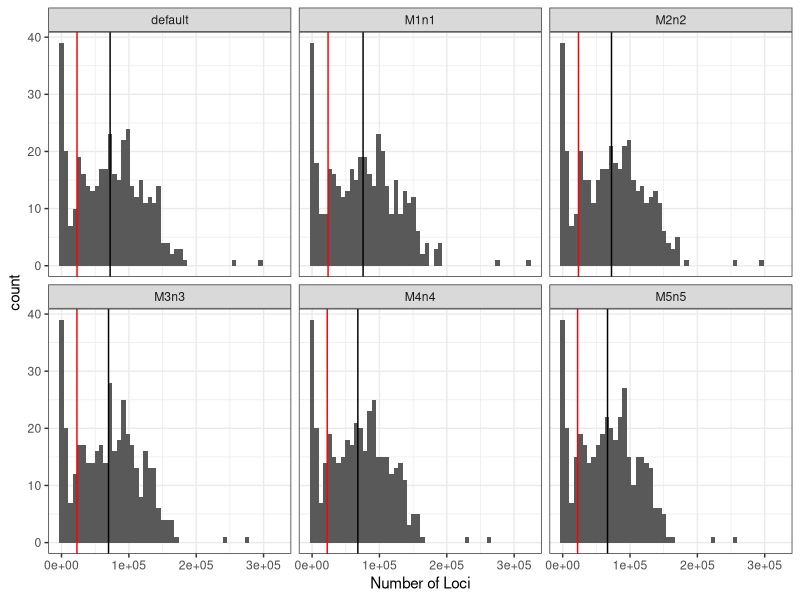
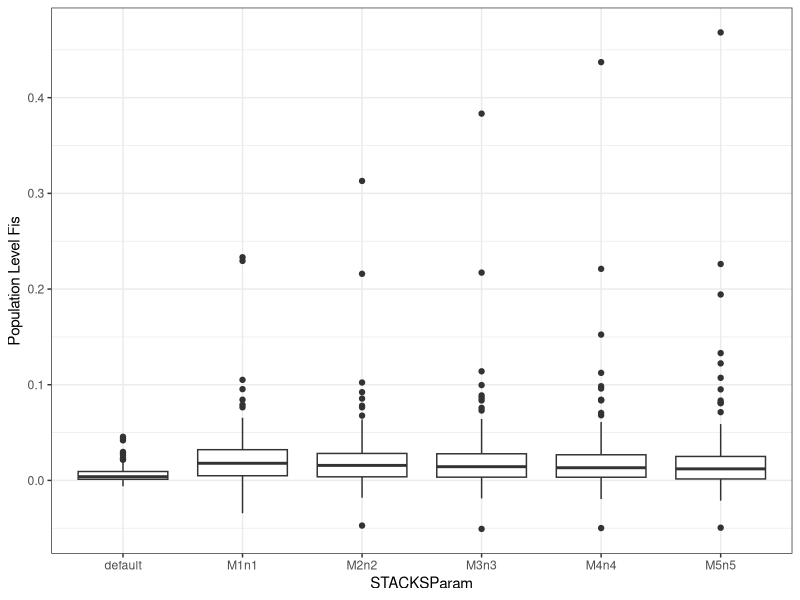
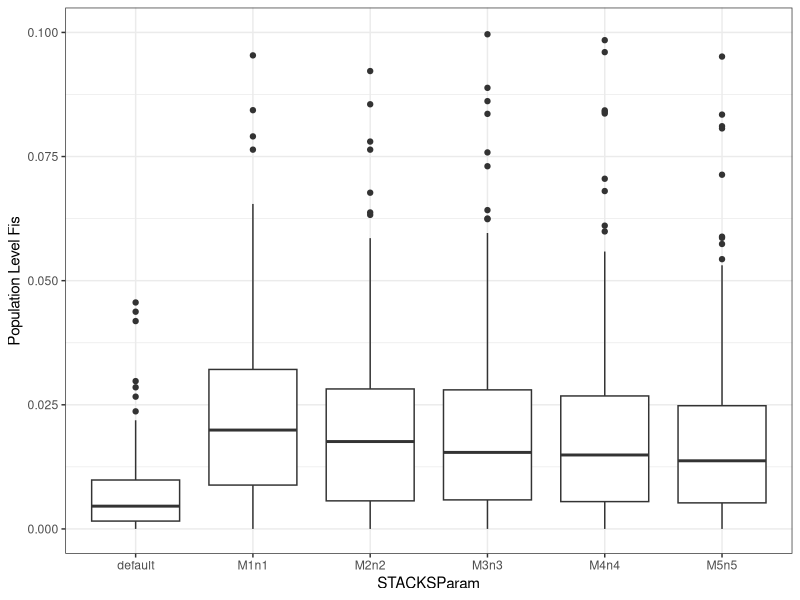

Source code (R) for these figures, in order:
## ---- chunk 1
knitr::opts_chunk$set(echo = TRUE)
library(dplyr)
library(ggplot2)
## ---- chunk 2

STACKS_def_cov <- read.csv("data/Stacks_filtering_cov.csv")

# Look at standard deviation 
STACKS_sum <- STACKS_def_cov %>% 
  group_by(STACKSParam) %>% 
  summarize(stdev = sd(n_loci), mean = mean(n_loci))

ggplot() + geom_histogram(data = STACKS_def_cov, mapping = aes(x= n_loci),bins = 50) +
  theme_bw() + facet_wrap(~STACKSParam) + geom_vline(data = STACKS_sum, mapping = aes(xintercept = mean - stdev), color = "red") + geom_vline(data = STACKS_sum, mapping = aes(xintercept = mean), color = "black") + xlab("Number of Loci")

knitr::kable(STACKS_sum)

STACKS_remove <- STACKS_def_cov %>% 
  filter(STACKSParam == "default" & n_loci < 23028 )
## ---- chunk 3
popstats <- read.csv("data/Populations_StacksParams.csv")

ggplot(data = popstats, mapping = aes(x=STACKSParam, y = Fis)) + geom_boxplot() + 
  theme_bw() + ylab("Population Level Fis")

# Let's zoom in a little 

ggplot(data = popstats, mapping = aes(x=STACKSParam, y = Fis)) + geom_boxplot() + 
  theme_bw() + ylim(0,0.1) + ylab("Population Level Fis")
